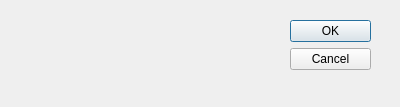
<?xml version="1.0" encoding="UTF-8"?>
<ui version="4.0">
 <class>Dialog</class>
 <widget class="QDialog" name="Dialog">
  <property name="geometry">
   <rect>
    <x>0</x>
    <y>0</y>
    <width>400</width>
    <height>107</height>
   </rect>
  </property>
  <property name="windowTitle">
   <string>Dialog</string>
  </property>
  <widget class="QDialogButtonBox" name="buttonBox">
   <property name="geometry">
    <rect>
     <x>290</x>
     <y>20</y>
     <width>81</width>
     <height>241</height>
    </rect>
   </property>
   <property name="orientation">
    <enum>Qt::Vertical</enum>
   </property>
   <property name="standardButtons">
    <set>QDialogButtonBox::Cancel|QDialogButtonBox::Ok</set>
   </property>
  </widget>
  <widget class="QWidget" name="verticalLayoutWidget">
   <property name="geometry">
    <rect>
     <x>9</x>
     <y>9</y>
     <width>271</width>
     <height>91</height>
    </rect>
   </property>
   <layout class="QVBoxLayout" name="verticalLayout"/>
  </widget>
 </widget>
 <resources/>
 <connections>
  <connection>
   <sender>buttonBox</sender>
   <signal>accepted()</signal>
   <receiver>Dialog</receiver>
   <slot>accept()</slot>
   <hints>
    <hint type="sourcelabel">
     <x>248</x>
     <y>254</y>
    </hint>
    <hint type="destinationlabel">
     <x>157</x>
     <y>274</y>
    </hint>
   </hints>
  </connection>
  <connection>
   <sender>buttonBox</sender>
   <signal>rejected()</signal>
   <receiver>Dialog</receiver>
   <slot>reject()</slot>
   <hints>
    <hint type="sourcelabel">
     <x>316</x>
     <y>260</y>
    </hint>
    <hint type="destinationlabel">
     <x>286</x>
     <y>274</y>
    </hint>
   </hints>
  </connection>
 </connections>
</ui>
